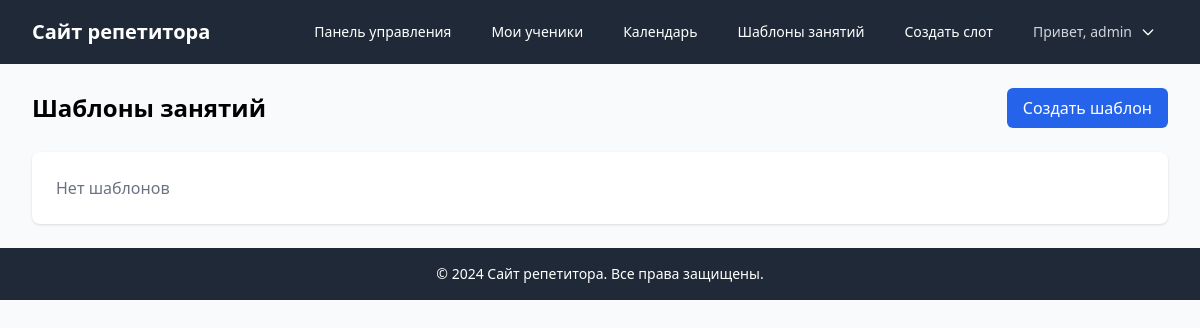
The app's page /tutor/recurring-templates/ (signed in), older data.
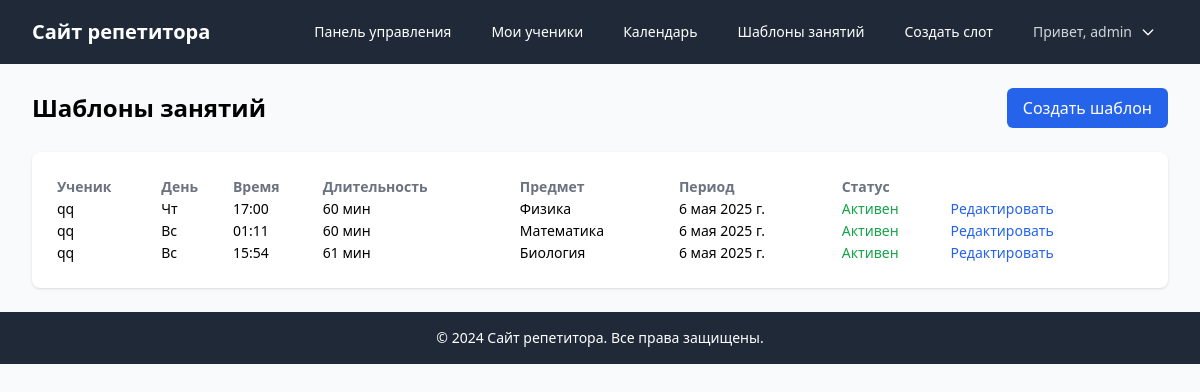
The same page, newer data.
### scheduler/models.py (models this page shows, shortened)
class RecurringLessonTemplate(models.Model):
    tutor = models.ForeignKey(User, on_delete=models.CASCADE, related_name='recurring_templates_as_tutor')
    student = models.ForeignKey(User, on_delete=models.CASCADE, related_name='recurring_templates_as_student')
    weekday = models.IntegerField(choices=[(i, day) for i, day in enumerate(['Пн','Вт','Ср','Чт','Пт','Сб','Вс'])])
    time = models.TimeField()
    duration = models.IntegerField(default=60)
    subject = models.CharField(max_length=20, choices=Lesson.SUBJECT_CHOICES, default='math')
    start_date = models.DateField()
    end_date = models.DateField(null=True, blank=True)
    is_active = models.BooleanField(default=True)
    created_at = models.DateTimeField(auto_now_add=True)
    updated_at = models.DateTimeField(auto_now=True)

### scheduler/views.py (the view)
# urls.py: path('tutor/recurring-templates/', views.recurring_templates_list, name='recurring_templates_list'),
@login_required
@user_passes_test(is_tutor)
def recurring_templates_list(request):
    templates = RecurringLessonTemplate.objects.filter(tutor=request.user)
    return render(request, 'scheduler/tutor/recurring_templates/list.html', {'templates': templates})

### scheduler/views.py (called while the page is built)
def is_tutor(user):
    return user.groups.filter(name='Tutors').exists()

### scheduler/templates/scheduler/tutor/recurring_templates/list.html (shortened to what this page needs)
{% extends 'base.html' %}
{% block content %}
<div class="max-w-3xl mx-auto space-y-6">
    <div class="flex justify-between items-center">
        <h1 class="text-2xl font-bold">Шаблоны занятий</h1>
        <a href="{% url 'recurring_template_create' %}" class="bg-blue-600 text-white px-4 py-2 rounded-md hover:bg-blue-700">Создать шаблон</a>
    </div>
    <div class="bg-white shadow rounded-lg p-6">
        {% if templates %}
        <table class="w-full text-sm">
            <thead>
                <tr class="text-gray-500">
                    <th class="text-left">Ученик</th>
                    <th class="text-left">День</th>
                    <th class="text-left">Время</th>
                    <th class="text-left">Длительность</th>
                    <th class="text-left">Предмет</th>
                    <th class="text-left">Период</th>
                    <th class="text-left">Статус</th>
                    <th class="text-left"></th>
                </tr>
            </thead>
            <tbody>
                {% for t in templates %}
                <tr class="border-b last:border-0">
                    <td>{{ t.student.get_full_name|default:t.student.username }}</td>
                    <td>{{ t.get_weekday_display }}</td>
                    <td>{{ t.time|time:'H:i' }}</td>
                    <td>{{ t.duration }} мин</td>
                    <td>{{ t.get_subject_display }}</td>
                    <td>{{ t.start_date }}{% if t.end_date %} — {{ t.end_date }}{% endif %}</td>
                    <td>{% if t.is_active %}<span class="text-green-600">Активен</span>{% else %}<span class="text-gray-400">Неактивен</span>{% endif %}</td>
                    <td><a href="{% url 'recurring_template_edit' t.id %}" class="text-blue-600 hover:underline">Редактировать</a></td>
                </tr>
                {% endfor %}
            </tbody>
        </table>
        {% else %}
        <p class="text-gray-500">Нет шаблонов</p>
        {% endif %}
    </div>
</div>
{% endblock %}

Row changes from the older to the newer data that the page shows:
added RecurringLessonTemplate: student.get_full_name "qq", weekday "Чт", time "17:00", duration "60", subject "Физика", start_date "6 мая 2025 г.", is_active "Активен"
added RecurringLessonTemplate: student.get_full_name "qq", weekday "Вс", time "01:11", duration "60", subject "Математика", start_date "6 мая 2025 г.", is_active "Активен"
added RecurringLessonTemplate: student.get_full_name "qq", weekday "Вс", time "15:54", duration "61", subject "Биология", start_date "6 мая 2025 г.", is_active "Активен"
Text that changed along with them:
text no longer shown: "Нет шаблонов"
text now shown: "Ученик День Время Длительность Предмет Период Статус"
